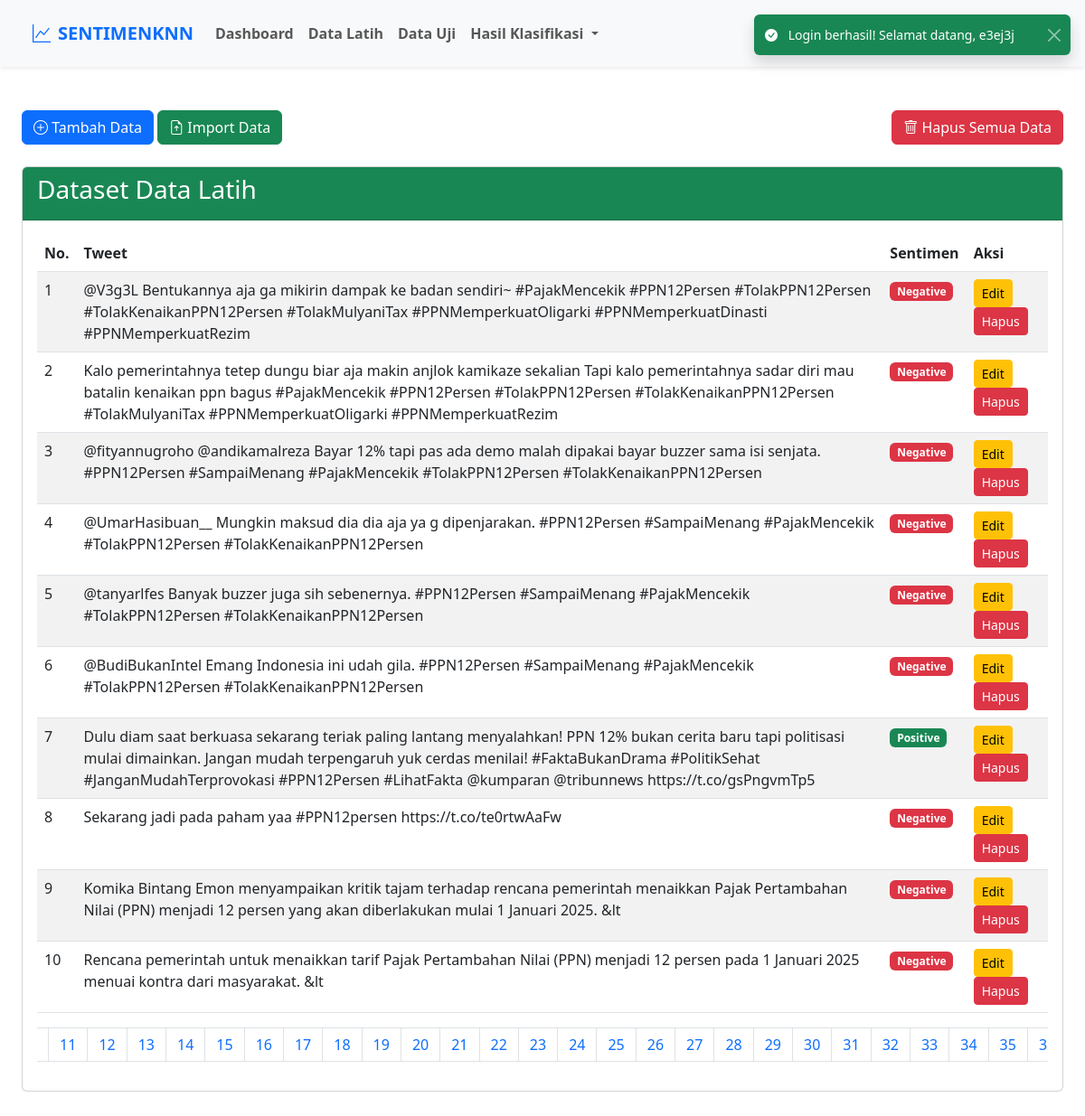
The app's page /index.php?page=datalatih (signed in) with its own data.
### tables this page shows
CREATE TABLE `dataset` (
  `id` int(11) UNSIGNED NOT NULL,
  `tweet` text NOT NULL,
  `sentiment` enum('positive','negative') NOT NULL,
  `type` enum('data_latih','data_uji') NOT NULL,
  `created_at` timestamp NOT NULL DEFAULT current_timestamp(),
  `updated_at` timestamp NOT NULL DEFAULT current_timestamp() ON UPDATE current_timestamp()
);

### src/includes/functions.php (called while the page is built, shortened)
<?php
function fetchDataset($conn, $page, $records_per_page)
{
    $offset = ($page - 1) * $records_per_page;
    $sql = "SELECT id, tweet, sentiment FROM dataset WHERE type = 'data_latih' ORDER BY id DESC LIMIT ?, ?";
    $stmt = $conn->prepare($sql);
    $stmt->bind_param("ii", $offset, $records_per_page);
    $stmt->execute();
    $result = $stmt->get_result();
    if (!$result) {
        $error_message = "Error query: " . $conn->error;
        $dataset = [];
    } else {
        $dataset = $result->fetch_all(MYSQLI_ASSOC);
    }
    return $dataset;
}
function getTotalPages($conn, $records_per_page)
{
    $sql_total = "SELECT COUNT(*) AS count FROM dataset WHERE type = 'data_latih'";
    $total_result = $conn->query($sql_total);
    $row = $total_result->fetch_assoc();
    $total_records = $row['count'];
    $total_pages = ceil($total_records / $records_per_page);
    return $total_pages;
}

### src/pages/DataLatih.php (the view, shortened to what this page needs)
<?php
$page = isset($_GET['hal']) && is_numeric($_GET['hal']) && $_GET['hal'] > 0 ? (int)$_GET['hal'] : 1;
$records_per_page = 10;
$dataset = fetchDataset($conn, $page, $records_per_page);
$total_pages = getTotalPages($conn, $records_per_page);
?>
<!DOCTYPE html>
<html lang="en">
<head>
    <link href="https://cdn.jsdelivr.net/npm/bootstrap@5.3.0-alpha1/dist/css/bootstrap.min.css" rel="stylesheet">
</head>
<body>
    <div class="mt-4 mb-5">
        <div class="d-flex justify-content-between mb-4">
            <div class="button-left">
                <button type="button" class="btn btn-primary" data-bs-toggle="modal" data-bs-target="#addDataModal">
                    <i class="bi bi-plus-circle"></i> Tambah Data
                </button>
                <button type="button" class="btn btn-success" data-bs-toggle="modal" data-bs-target="#importDataModal">
                    <i class="bi bi-file-earmark-arrow-up"></i> Import Data
                </button>
            </div>
            <div class="button-right">
                <button type="button" class="btn btn-danger" data-bs-toggle="modal" data-bs-target="#confirmDeleteModal">
                    <i class="bi bi-trash"></i> Hapus Semua Data
                </button>
            </div>
        </div>
        <div class="card">
            <div class="card-header bg-success text-white">
                <h3 class="card-title">Dataset Data Latih</h3>
            </div>
            <div class="card-body">
                <div class="table-responsive">
                    <table class="table table-striped">
                        <thead>
                            <tr>
                                <th>No.</th>
                                <th>Tweet</th>
                                <th>Sentimen</th>
                                <th>Aksi</th>
                            </tr>
                        </thead>
                        <tbody>
                            <?php if (count($dataset) > 0): ?>
                                <?php foreach ($dataset as $index => $row): ?>
                                    <tr>
                                        <td><?php echo  $index + 1; ?></td>
                                        <td><?php echo htmlspecialchars($row['tweet']); ?></td>
                                        <td>
                                            <?php if ($row['sentiment'] == 'positive'): ?>
                                                <span class="badge bg-success">Positive</span>
                                            <?php else: ?>
                                                <span class="badge bg-danger">Negative</span>
                                            <?php endif; ?>
                                        </td>
                                        <td>
                                            <button type="button" class="btn btn-sm btn-warning" data-bs-toggle="modal" data-bs-target="#editModal<?php echo $row['id']; ?>">Edit</button>
                                            <button type="button" class="btn btn-sm btn-danger" data-bs-toggle="modal" data-bs-target="#deleteModal<?php echo $row['id']; ?>">Hapus</button>
                                        </td>
                                    </tr>
                                <?php endforeach; ?>
                            <?php endif; ?>
                        </tbody>
                    </table>
                    <?php if ($total_pages > 1): ?>
                        <nav aria-label="Page navigation">
                            <ul class="pagination justify-content-center">
                                <?php for ($i = 1; $i <= $total_pages; $i++): ?>
                                    <li class="page-item <?php echo ($page == $i) ? 'active' : ''; ?>">
                                        <a class="page-link" href="?hal=<?php echo $i; ?>"><?php echo $i; ?></a>
                                    </li>
                                <?php endfor; ?>
                            </ul>
                        </nav>
                    <?php endif; ?>
                </div>
            </div>
        </div>
    </div>
</body>
</html>

### index.php (shortened to what this page needs)
<?php
$login_success_message = '';
if (isset($_SESSION['login_success'])) {
    $login_success_message = $_SESSION['login_success'];
}
require_once 'src/config/connection.php';
require_once 'src/includes/functions.php';
?>
<!DOCTYPE html>
<html lang="en">
<head>
    <link href="https://cdn.jsdelivr.net/npm/bootstrap@5.3.0-alpha1/dist/css/bootstrap.min.css" rel="stylesheet">
    <link href="https://cdn.jsdelivr.net/npm/bootstrap-icons@1.10.0/font/bootstrap-icons.css" rel="stylesheet">
    <link rel="stylesheet" href="assets/css/tes.css">
</head>
<?php
require_once 'src/component/navbar.php'
?>
<body>
    <?php if (!empty($login_success_message)) : ?>
        <div class="toast-container position-fixed top-0 end-0 p-3">
            <div class="toast align-items-center text-bg-success border-0 show" role="alert" aria-live="assertive" aria-atomic="true">
                <div class="d-flex">
                    <div class="toast-body">
                        <i class="bi bi-check-circle-fill me-2"></i>
                        <?php echo htmlspecialchars($login_success_message); ?>
                    </div>
                    <button type="button" class="btn-close btn-close-white me-2 m-auto" data-bs-dismiss="toast" aria-label="Close"></button>
                </div>
            </div>
        </div>
    <?php endif; ?>
    <div class="container-fluid p-4">
        <?php
        $page = isset($_GET['page']) ? $_GET['page'] : 'dashboard';
        include "src/pages/{$page}.php";
        ?>
    </div>
</body>
</html>

### src/component/navbar.php (shortened to what this page needs)
<nav class="navbar navbar-expand-lg navbar-light bg-light shadow-sm px-4 py-3">
    <div class="container-fluid">
        <a class="navbar-brand fw-bold text-primary" href="index.php?page=dashboard">
            <i class="bi bi-graph-up me-2"></i>SENTIMENKNN
        </a>
        <div class="collapse navbar-collapse" id="navbarSupportedContent">
            <ul class="navbar-nav me-auto mb-2 mb-lg-0 fw-bolder">
                <li class="nav-item">
                    <a class="nav-link <?php echo (isset($page) && $page == 'dashboard') ? 'active' : ''; ?>" href="index.php?page=dashboard">Dashboard</a>
                </li>
                <li class="nav-item">
                    <a class="nav-link <?php echo (isset($page) && $page == 'datalatih') ? 'active' : ''; ?>" href="index.php?page=datalatih">Data Latih</a>
                </li>
                <li class="nav-item">
                    <a class="nav-link <?php echo (isset($page) && $page == 'datauji') ? 'active' : ''; ?>" href="index.php?page=datauji">Data Uji</a>
                </li>
                <li class="nav-item dropdown">
                    <a class="nav-link dropdown-toggle <?php echo (isset($page) && in_array($page, ['preprocessing', 'tfidf', 'knn'])) ? 'active' : ''; ?>" href="#" id="navbarDropdown" role="button" data-bs-toggle="dropdown" aria-expanded="false">
                        Hasil Klasifikasi
                    </a>
                </li>
            </ul>
            <div class="d-flex justify-content-center align-items-center fw-bold" data-bs-toggle="modal" data-bs-target="#userInfoModal" style="cursor: pointer;">
            </div>
        </div>
    </div>
</nav>

### assets/css/tes.css (style rules this page uses)
.toast-container { position: fixed; top: 20px; right: 20px; z-index: 1050; }
.toast { min-width: 300px; }
.table-responsive { overflow-x: auto; }

### records on screen
dataset: tweet "@V3g3L Bentukannya aja ga mikirin dampak ke badan sendiri~ #PajakMencekik #PPN12Persen #TolakPPN12Persen #TolakKenaikanPPN12Persen #TolakMulyaniTax #PPNMemperkuatOligarki #PPNMemperkuatDinasti #PPNMemperkuatRezim", sentiment "Negative"
dataset: tweet "Kalo pemerintahnya tetep dungu biar aja makin anjlok kamikaze sekalian Tapi kalo pemerintahnya sadar diri mau batalin kenaikan ppn bagus #PajakMencekik #PPN12Persen #TolakPPN12Persen #TolakKenaikanPPN12Persen #TolakMulyaniTax #PPNMemperkuatOligarki #PPNMemperkuatRezim", sentiment "Negative"
dataset: tweet "@fityannugroho @andikamalreza Bayar 12% tapi pas ada demo malah dipakai bayar buzzer sama isi senjata. #PPN12Persen #SampaiMenang #PajakMencekik #TolakPPN12Persen #TolakKenaikanPPN12Persen", sentiment "Negative"
dataset: tweet "@UmarHasibuan__ Mungkin maksud dia dia aja ya g dipenjarakan. #PPN12Persen #SampaiMenang #PajakMencekik #TolakPPN12Persen #TolakKenaikanPPN12Persen", sentiment "Negative"
dataset: tweet "@tanyarlfes Banyak buzzer juga sih sebenernya. #PPN12Persen #SampaiMenang #PajakMencekik #TolakPPN12Persen #TolakKenaikanPPN12Persen", sentiment "Negative"
dataset: tweet "@BudiBukanIntel Emang Indonesia ini udah gila. #PPN12Persen #SampaiMenang #PajakMencekik #TolakPPN12Persen #TolakKenaikanPPN12Persen", sentiment "Negative"
dataset: tweet "Dulu diam saat berkuasa sekarang teriak paling lantang menyalahkan! PPN 12% bukan cerita baru tapi politisasi mulai dimainkan. Jangan mudah terpengaruh yuk cerdas menilai! #FaktaBukanDrama #PolitikSehat #JanganMudahTerprovokasi #PPN12Persen #LihatFakta @kumparan @tribunnews https://t.co/gsPngvmTp5", sentiment "Positive"
dataset: tweet "Sekarang jadi pada paham yaa #PPN12persen https://t.co/te0rtwAaFw", sentiment "Negative"
dataset: tweet "Komika Bintang Emon menyampaikan kritik tajam terhadap rencana pemerintah menaikkan Pajak Pertambahan Nilai (PPN) menjadi 12 persen yang akan diberlakukan mulai 1 Januari 2025. &lt", sentiment "Negative"
dataset: tweet "Rencana pemerintah untuk menaikkan tarif Pajak Pertambahan Nilai (PPN) menjadi 12 persen pada 1 Januari 2025 menuai kontra dari masyarakat. &lt", sentiment "Negative"

### other values on screen
$login_success_message "Login berhasil! Selamat datang, e3ej3j"
